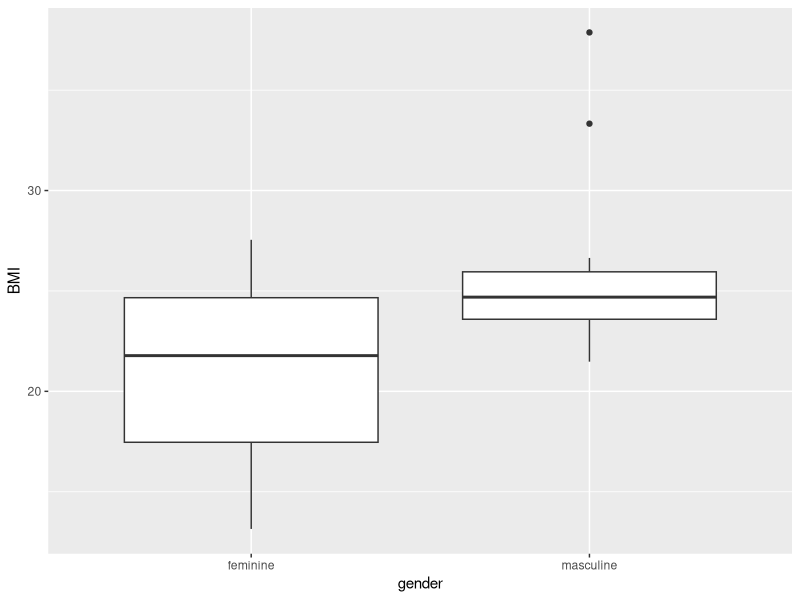
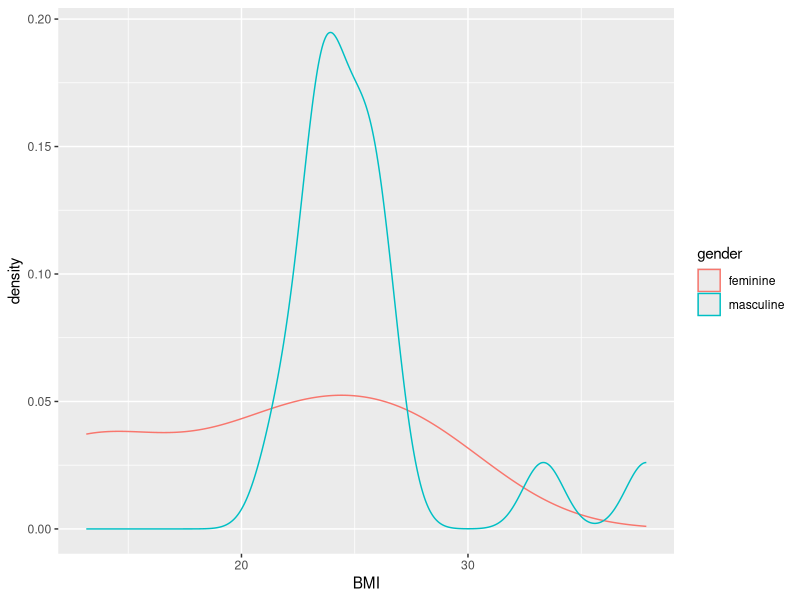
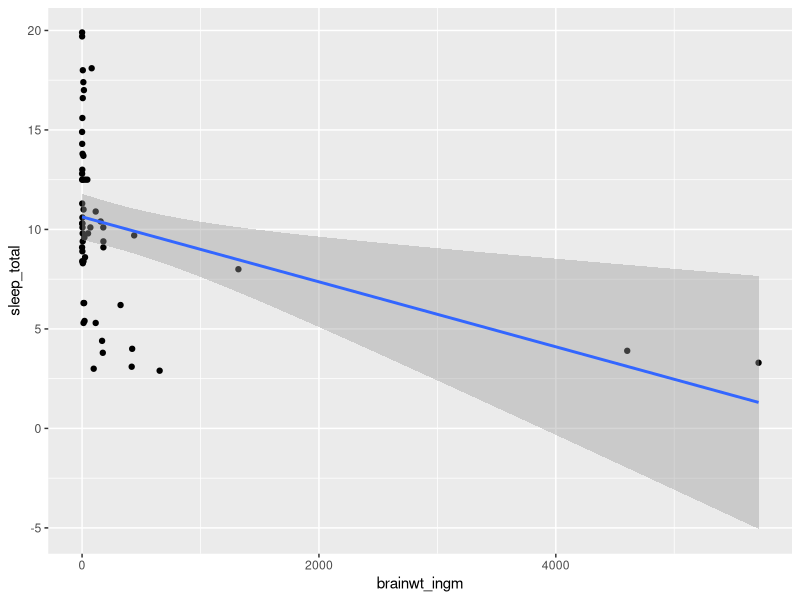
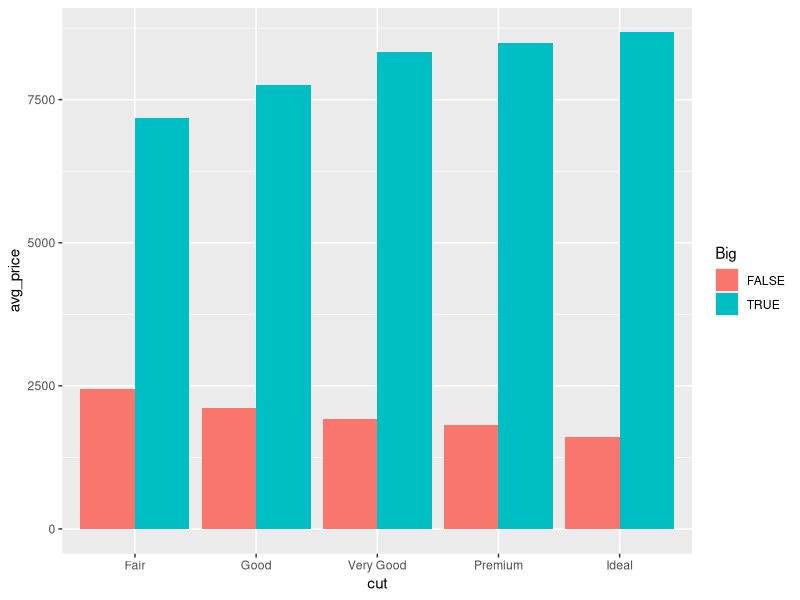

The R script that drew these images, in order:
setwd("c:/docs/youtubeR101")
rm(list=ls())

library(tidyverse)
data()

view(starwars)

#want to know the BMI of characters by gender

starwars %>% 
  select(height, mass, gender, species) %>% # selecting variables of interest
  na.omit() %>%                             # dropping NAs
  filter(species == "Human") %>%            # filtering human only
  mutate(height = height/100) %>%           # creating new variable
  mutate(BMI = mass/ height^2) %>%          # compute and creating new variable
  group_by(gender) %>%                      # forming groups
  summarise(Average_BMI = mean(BMI))


# selecting and filtering with tol argument

msleep %>% 
  select(name,sleep_total) %>% 
  filter(near(sleep_total,17, tol = 2))

msleep %>% 
  select(name,sleep_total) %>% 
  filter(near(sleep_total,17, tol = 3))








#dataviz 

starwars %>% 
  select(height, mass, gender, species) %>% 
  na.omit() %>%                             
  filter(species == "Human") %>%           
  mutate(height = height/100) %>%           
  mutate(BMI = mass/ height^2) %>%        
  ggplot(aes(gender, BMI))+
  geom_boxplot()
  
starwars %>% 
  select(height, mass, gender, species) %>% 
  na.omit() %>%                             
  filter(species == "Human") %>%           
  mutate(height = height/100) %>%           
  mutate(BMI = mass/ height^2) %>%        
  ggplot(aes(BMI, colour = gender))+
  geom_density()
  
view(msleep)

msleep %>% 
  select(name,sleep_total,brainwt) %>% 
  drop_na(sleep_total,brainwt) %>% 
  mutate(brainwt_ingm = brainwt * 1000) %>% 
  view()

msleep %>% 
  select(name,sleep_total,brainwt) %>% 
  drop_na(sleep_total,brainwt) %>% 
  mutate(brainwt_ingm = brainwt * 1000) %>% 
  ggplot(aes(brainwt_ingm,sleep_total))+
  geom_point()+
  geom_smooth(method = lm)
 

#data wrangling using groupby and summerise
#youtube


library(tidyverse)
?group_by
?summarise


diamonds
glimpse(diamonds)

summarise(diamonds, mean(price)) #same as base r

diamonds %>% 
  group_by(cut) %>% 
  summarise(mean(price))

#labelling and adding columns

diamonds %>% 
  group_by(cut) %>% 
  summarise(avg_price = mean(price),
            avg_carat = mean(carat))

#using num var in groupby 


diamonds %>% 
  group_by(carat > 1) %>% 
  summarise(avg_price = mean(price))

#adding another var

diamonds %>% 
  group_by(carat > 1, cut) %>% 
  summarise(avg_price = mean(price))

diamonds %>% 
  group_by(Big=carat > 1, cut) %>%  #naming 
  summarise(avg_price = mean(price))

# visaualize


diamonds %>% 
  group_by(Big=carat > 1, cut) %>%  
  summarise(avg_price = mean(price)) %>% 
  ggplot(aes(cut, avg_price, fill= Big))+
  geom_col(position = "dodge")

#group by + other

diamonds %>% 
  group_by(cut) %>% 
  mutate(avg_price_by_cut= mean(price))

























  
  
